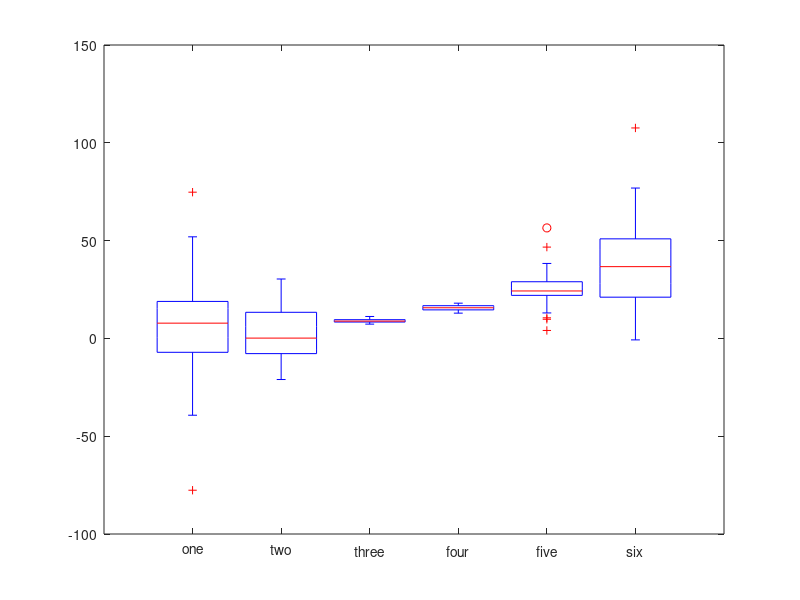
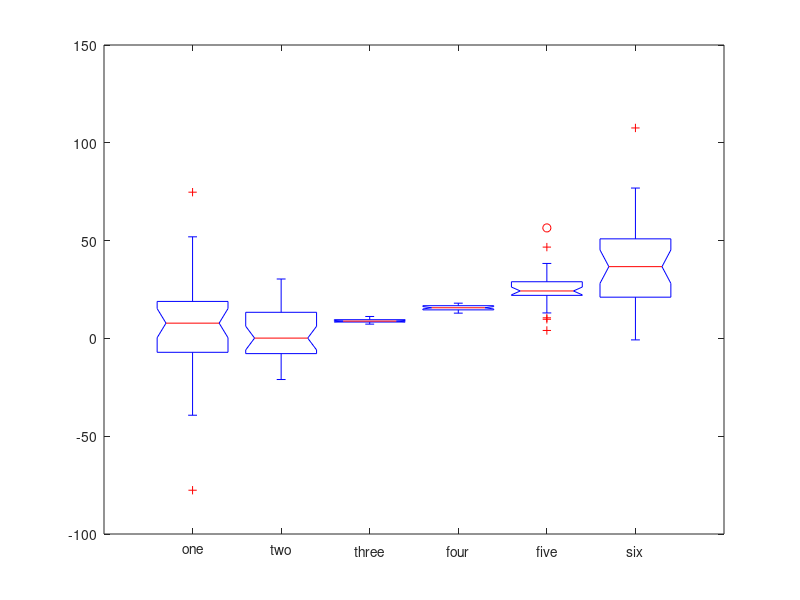

Write MATLAB code to recreate these figures, in order.
%%
%   COURSE: Master statistics and machine learning: intuition, math, code
%      URL: udemy.com/course/statsml_x/?couponCode=202006 
% 
%  SECTION: Visualizing data
%    VIDEO: Box-and-whisker plots
% 
%  TEACHER: Mike X Cohen, sincxpress.com
%

%%

% a clear MATLAB workspace is a clear mental workspace
close all; clear
pkg load statistics % load Octave stats package

%% create data for the plot

% data sizes
m = 30; % rows
n =  6; % columns

% generate data
data = bsxfun(@times,30*randn(m,n),linspace(-1,1,n).^2);
data = bsxfun(@plus,data,(1:n).^2);

%% show it!

figure(1), clf

boxplot(data)

boxplot(data)
set(gca,'xtick',1:6,'xticklabel',{'one';'two';'three';'four';'five';'six'})

%% alternative: data in a single column, grouped by a separate variable

dataVect = data(:);
dataGrouping = ceil(linspace(eps,n,m*n));

figure(2), clf
boxplot(dataVect,dataGrouping,'notch','on','labels',{'one';'two';'three';'four';'five';'six'})

% for horizontal orientation
%boxplot(dataVect,dataGrouping,'notch','on','labels',{'one';'two';'three';'four';'five';'six'},'orientation','horizontal')

%% done.
